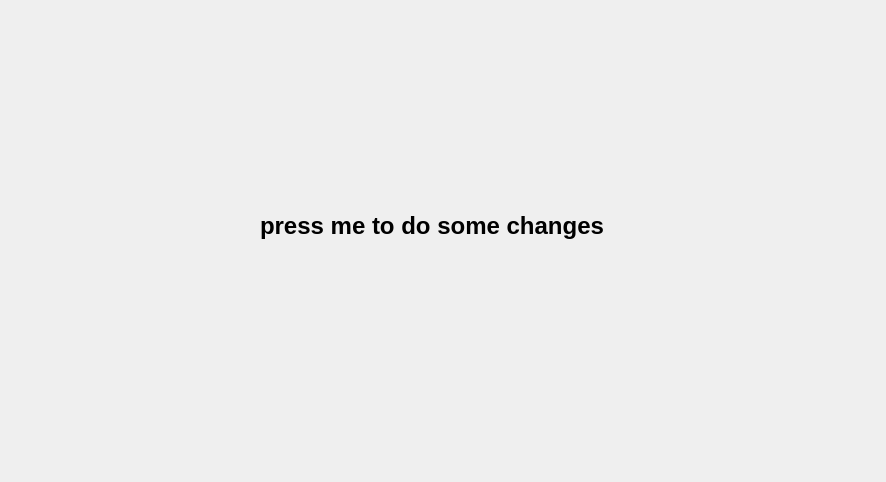
<?xml version="1.0" encoding="UTF-8"?>
<ui version="4.0">
 <class>Widget</class>
 <widget class="QWidget" name="Widget">
  <property name="geometry">
   <rect>
    <x>0</x>
    <y>0</y>
    <width>886</width>
    <height>482</height>
   </rect>
  </property>
  <property name="windowTitle">
   <string>mouse event</string>
  </property>
  <widget class="TMyLabel" name="label">
   <property name="geometry">
    <rect>
     <x>260</x>
     <y>190</y>
     <width>481</width>
     <height>71</height>
    </rect>
   </property>
   <property name="font">
    <font>
     <pointsize>18</pointsize>
     <bold>true</bold>
    </font>
   </property>
   <property name="text">
    <string>press me to do some changes</string>
   </property>
  </widget>
 </widget>
 <customwidgets>
  <customwidget>
   <class>TMyLabel</class>
   <extends>QLabel</extends>
   <header location="global">tmylabel.h</header>
  </customwidget>
 </customwidgets>
 <resources/>
 <connections/>
</ui>
